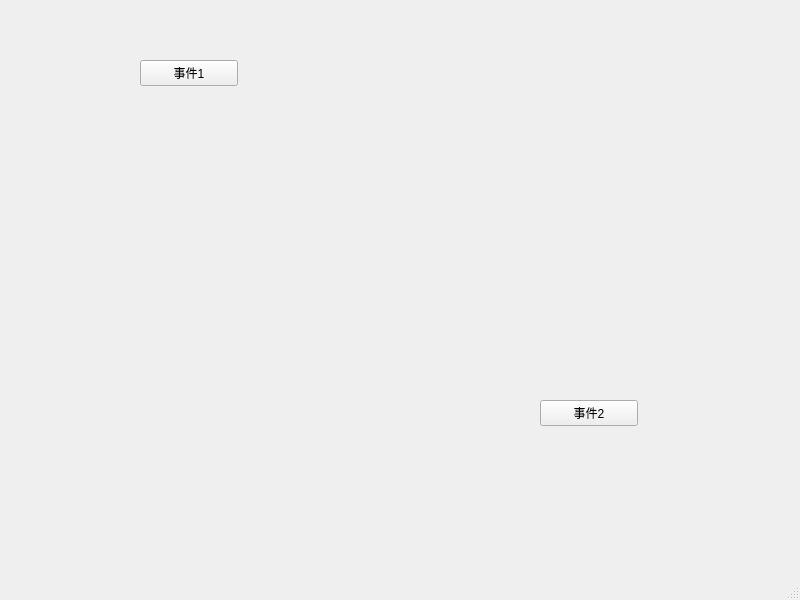
<?xml version="1.0" encoding="UTF-8"?>
<ui version="4.0">
 <class>MainWindow</class>
 <widget class="QMainWindow" name="MainWindow">
  <property name="geometry">
   <rect>
    <x>0</x>
    <y>0</y>
    <width>800</width>
    <height>600</height>
   </rect>
  </property>
  <property name="windowTitle">
   <string>MainWindow</string>
  </property>
  <widget class="QWidget" name="centralwidget">
   <widget class="QPushButton" name="pb_1">
    <property name="geometry">
     <rect>
      <x>140</x>
      <y>60</y>
      <width>98</width>
      <height>26</height>
     </rect>
    </property>
    <property name="text">
     <string>事件1</string>
    </property>
   </widget>
   <widget class="QPushButton" name="pb_2">
    <property name="geometry">
     <rect>
      <x>540</x>
      <y>400</y>
      <width>98</width>
      <height>26</height>
     </rect>
    </property>
    <property name="text">
     <string>事件2</string>
    </property>
   </widget>
  </widget>
  <widget class="QMenuBar" name="menubar">
   <property name="geometry">
    <rect>
     <x>0</x>
     <y>0</y>
     <width>800</width>
     <height>23</height>
    </rect>
   </property>
  </widget>
  <widget class="QStatusBar" name="statusbar"/>
 </widget>
 <resources/>
 <connections/>
</ui>
